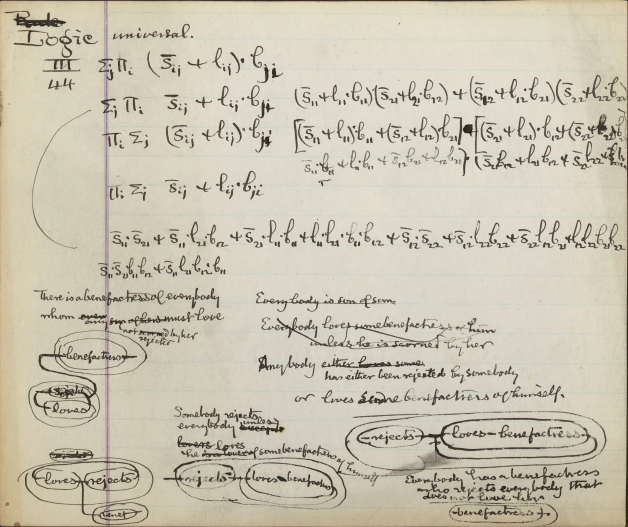
#> input picture examples/images/logic_universal_color.webp, 1256 x 1054 px (shown at 1/2 size)
$ python -i preprocess.py   (imports and definitions only)
#> lines starting #> are read from the running program, lines starting #| are printed output that depends on the picture; after the words box and inside, x2 and y2 are one past the last pixel; in counts of white or black regions, pixels touching at a corner belong together
### drawing_identifier/vision/geometry.py
"""Small geometry / raster helpers shared by the vision modules."""

from __future__ import annotations

from functools import lru_cache
from typing import Iterable, Sequence

import cv2
import numpy as np


@lru_cache(maxsize=64)
def disk(radius: int) -> np.ndarray:
    r = max(0, int(radius))
    return cv2.getStructuringElement(cv2.MORPH_ELLIPSE, (2 * r + 1, 2 * r + 1))


def odd(n: float, minimum: int = 1) -> int:
    k = max(minimum, int(round(n)))
    return k if k % 2 == 1 else k + 1


def as_contour(points: Sequence[Sequence[float]]) -> np.ndarray:
    return np.asarray(points, dtype=np.float32).reshape(-1, 1, 2)


# [21 lines left out: functions rasterize_polygon, mask_iou, polygon_area, not called in this run]


def point_in_polygon(pt: Sequence[float], contour: np.ndarray) -> bool:
    return cv2.pointPolygonTest(contour, (float(pt[0]), float(pt[1])), False) >= 0


def signed_distance(pt: Sequence[float], contour: np.ndarray) -> float:
    """>0 inside, <0 outside (pixels)."""
    return float(cv2.pointPolygonTest(contour, (float(pt[0]), float(pt[1])), True))


# [46 lines left out: functions fraction_inside, simplify, resample_polyline, polyline_length, bbox_of_mask, neighbour_count, not called in this run]

### drawing_identifier/vision/preprocess.py
"""Page extraction, orientation, illumination flattening and ink binarisation.

Designed for scans/microfilm of notebooks: bright page on a dark frame,
two-page spreads with a gutter, ruled paper, stains, pages rotated by 90 degrees.
"""

from __future__ import annotations

from dataclasses import dataclass, field

import cv2
import numpy as np
from PIL import Image, ImageOps
from skimage.morphology import skeletonize

from .geometry import disk, odd

ROTATIONS = {
    0: None,
    90: cv2.ROTATE_90_CLOCKWISE,
    180: cv2.ROTATE_180,
    270: cv2.ROTATE_90_COUNTERCLOCKWISE,
}


# [14 lines left out: function load_image, not called in this run]


def rotate(img: np.ndarray, degrees_cw: int) -> np.ndarray:
    code = ROTATIONS[int(degrees_cw) % 360]
    return img if code is None else cv2.rotate(img, code)


def ink_gray(bgr: np.ndarray) -> np.ndarray:
    """Grey image where ink is dark.

    Uses the max channel (HSV value): coloured ruled lines (light blue, red margins)
    stay bright, while black/brown ink stays dark.
    """
    if bgr.ndim == 2:
        return bgr.copy()
    return bgr[:, :, :3].max(axis=2)


def find_page(gray: np.ndarray) -> tuple[int, int, int, int] | None:
    """Bounding box (x, y, w, h) of the bright page on a dark scanner frame, or None."""
    h, w = gray.shape
    s = 600.0 / max(h, w)
    small = cv2.resize(gray, (max(1, int(w * s)), max(1, int(h * s))), interpolation=cv2.INTER_AREA)
    blur = cv2.GaussianBlur(small, (0, 0), 3)
    thr, bright = cv2.threshold(blur, 0, 255, cv2.THRESH_BINARY + cv2.THRESH_OTSU)
    bright = cv2.morphologyEx(bright, cv2.MORPH_OPEN, disk(4))
    n, lab, stats, _ = cv2.connectedComponentsWithStats(bright, 8)
    if n <= 1:
        return None
    i = 1 + int(np.argmax(stats[1:, cv2.CC_STAT_AREA]))
    x, y, bw, bh, area = stats[i]
    frac = (bw * bh) / float(small.shape[0] * small.shape[1])
    inside = blur[lab == i].mean()
    outside = blur[lab != i].mean() if (lab != i).any() else inside
    if not (0.12 < frac < 0.93) or inside - outside < 40:
        return None
    inset = 0.006 * max(bw, bh)
    x0 = (x + inset) / s
    y0 = (y + inset) / s
    x1 = (x + bw - inset) / s
    y1 = (y + bh - inset) / s
    return int(x0), int(y0), int(x1 - x0), int(y1 - y0)


def flatten_background(gray: np.ndarray) -> np.ndarray:
    """Divide by an estimate of the paper background (removes stains, shading, vignetting)."""
    h, w = gray.shape
    k = odd(max(15, min(h, w) / 45))
    bg = cv2.morphologyEx(gray, cv2.MORPH_CLOSE, disk(k // 2))
    bg = cv2.medianBlur(bg, min(k, 255))
    bg = np.maximum(bg.astype(np.float32), 1.0)
    norm = np.clip(gray.astype(np.float32) * 255.0 / bg, 0, 255)
    return norm.astype(np.uint8)


def binarize(norm: np.ndarray) -> np.ndarray:
    """Ink mask (bool) from a background-flattened grey image."""
    otsu, _ = cv2.threshold(norm, 0, 255, cv2.THRESH_BINARY + cv2.THRESH_OTSU)
    t = float(np.clip(otsu, 140, 215))
    ink = norm < t
    # hysteresis: keep faint pixels connected to clearly dark ones
    strong = norm < t * 0.8
    n, lab = cv2.connectedComponents(ink.astype(np.uint8), connectivity=8)
    keep = np.zeros(n, bool)
    keep[np.unique(lab[strong])] = True
    keep[0] = False
    return keep[lab]


def remove_specks(ink: np.ndarray, min_area: int) -> np.ndarray:
    n, lab, stats, _ = cv2.connectedComponentsWithStats(ink.astype(np.uint8), connectivity=8)
    keep = stats[:, cv2.CC_STAT_AREA] >= min_area
    keep[0] = False
    return keep[lab]


def remove_ruled_lines(ink: np.ndarray, frac: float = 0.33, max_thickness: float = 4.0, page_span: float = 0.7) -> tuple[np.ndarray, np.ndarray]:
    """Remove long, perfectly straight, thin horizontal/vertical rules (ruled paper, gutters, frames).

    A straight run counts as a rule when it spans most of the page (``page_span``), or when it
    is at least ``frac`` long *and* stands alone (its ink is not joined to other strokes, unlike
    the side of a drawn rectangle). Heavy lines (thicker than ``max_thickness``) are kept, and
    strokes crossing a removed rule are re-joined so shapes drawn over ruled paper stay closed.
    """
    h, w = ink.shape
    u8 = ink.astype(np.uint8)
    out = ink.copy()
    rules = np.zeros_like(ink)
    t = max(1, int(round(max_thickness)))
    n_ink, ink_lab, ink_st, _ = cv2.connectedComponentsWithStats(u8, connectivity=8)
    for horizontal in (True, False):
        k = (max(10, int(w * frac)), 1) if horizontal else (1, max(10, int(h * frac)))
        line = cv2.morphologyEx(u8, cv2.MORPH_OPEN, cv2.getStructuringElement(cv2.MORPH_RECT, k)) > 0
        if not line.any():
            continue
        # thickness test: a thin rule disappears when opened across its width
        across = (1, t + 1) if horizontal else (t + 1, 1)
        thick = cv2.morphologyEx(u8, cv2.MORPH_OPEN, cv2.getStructuringElement(cv2.MORPH_RECT, across)) > 0
        line &= ~thick
        # keep only runs that look like page furniture
        n, lab, st, _ = cv2.connectedComponentsWithStats(line.astype(np.uint8), connectivity=8)
        keep = np.zeros(n, bool)
        for i in range(1, n):
            x, y, bw, bh, _ = st[i]
            length = bw if horizontal else bh
            span = length / float(w if horizontal else h)
            if span >= page_span:
                keep[i] = True
                continue
            ids = np.unique(ink_lab[lab == i])
            ids = ids[ids > 0]
            perp = max((ink_st[j, cv2.CC_STAT_HEIGHT] if horizontal else ink_st[j, cv2.CC_STAT_WIDTH]) for j in ids) if len(ids) else 0
            keep[i] = perp <= 3 * t + 2  # nothing else hangs off it
        keep[0] = False
        line = keep[lab]
        if not line.any():
            continue
        line = cv2.dilate(line.astype(np.uint8), np.ones((3, 3), np.uint8)) > 0
        line &= ink
        removed = out & ~line
        bridge = (1, 2 * t + 5) if horizontal else (2 * t + 5, 1)
        rejoin = cv2.morphologyEx(removed.astype(np.uint8), cv2.MORPH_CLOSE, cv2.getStructuringElement(cv2.MORPH_RECT, bridge)) > 0
        out = removed | (rejoin & line)
        rules |= line & ~out
    return out, rules


def stroke_width(ink: np.ndarray) -> tuple[float, float]:
    """(median stroke width, 90th percentile stroke width) in pixels."""
    if ink.sum() < 20 or ink.mean() > 0.5:
        return 2.0, 3.0
    dist = cv2.distanceTransform(ink.astype(np.uint8), cv2.DIST_L2, 5)
    skel = skeletonize(ink)
    vals = dist[skel]
    if len(vals) == 0:
        return 2.0, 3.0
    cap = max(4.0, 0.02 * max(ink.shape))
    med = float(np.clip(2.0 * float(np.median(vals)) - 1.0, 1.5, cap))
    p90 = float(np.clip(2.0 * float(np.percentile(vals, 90)) - 1.0, med, cap))
    if not (np.isfinite(med) and np.isfinite(p90)):
        return 2.0, 3.0
    return med, p90


def _small_components(ink: np.ndarray, max_dim: int) -> np.ndarray:
    n, lab, stats, _ = cv2.connectedComponentsWithStats(ink.astype(np.uint8), connectivity=8)
    keep = (stats[:, cv2.CC_STAT_WIDTH] < max_dim) & (stats[:, cv2.CC_STAT_HEIGHT] < max_dim)
    keep[0] = False
    return keep[lab]


def text_direction_ratio(ink: np.ndarray, sw: float) -> float:
    """Ink mass of vertically elongated word blobs / horizontally elongated ones.

    Words written left-to-right form wide blobs once letters are merged, so a
    ratio well above 1 means the page is lying on its side.
    """
    text = _small_components(ink, max_dim=int(max(25, 18 * sw)))
    r = max(2, int(round(2.5 * sw)))
    blobs = cv2.dilate(text.astype(np.uint8), disk(r))
    n, _, st, _ = cv2.connectedComponentsWithStats(blobs, connectivity=8)
    if n <= 1:
        return 1.0
    w = st[1:, cv2.CC_STAT_WIDTH].astype(float)
    h = st[1:, cv2.CC_STAT_HEIGHT].astype(float)
    a = st[1:, cv2.CC_STAT_AREA].astype(float)
    hor = (a * (w > 2 * h)).sum()
    ver = (a * (h > 2 * w)).sum()
    return float((ver + 1.0) / (hor + 1.0))


def estimate_rotation(ink: np.ndarray, sw: float) -> tuple[int, float]:
    """Classical orientation guess: (clockwise rotation to apply, confidence 0..1).

    Only distinguishes horizontal from vertical writing; telling 90 from 270 (or
    0 from 180) needs reading the text, which the preprocessing agent asks the VLM
    for. Without a VLM a vertical page is turned 90 degrees clockwise, the usual
    microfilm convention (both rotated examples in examples/images need it).
    """
    ratio = text_direction_ratio(ink, sw)
    if ratio > 2.0:
        return 90, float(min(1.0, np.log(ratio) / np.log(20)))
    return 0, float(min(1.0, np.log(1.0 / max(ratio, 1e-6)) / np.log(20)))


@dataclass
class Preprocessed:
    image: np.ndarray  # BGR working image
    gray: np.ndarray  # background-flattened grey (ink dark)
    ink: np.ndarray  # bool ink mask, rules removed
    stroke_width: float
    heavy_width: float
    rotation: int
    crop: tuple[int, int, int, int] | None
    scale: float
    original_size: tuple[int, int]
    rules: np.ndarray | None = None
    notes: list[str] = field(default_factory=list)

    # [4 lines left out: function size, not called in this run]


def preprocess(
    bgr: np.ndarray,
    max_side: int = 1800,
    crop_page: bool = True,
    rotation: int | None = None,
    remove_rules: bool = True,
) -> Preprocessed:
    """Full preprocessing. ``rotation=None`` means estimate it classically."""
    oh, ow = bgr.shape[:2]
    notes: list[str] = []
    gray0 = ink_gray(bgr)
    crop = find_page(gray0) if crop_page else None
    if crop is not None:
        x, y, w, h = crop
        bgr = bgr[y : y + h, x : x + w]
        notes.append(f"cropped page {crop} from {ow}x{oh} frame")
    h, w = bgr.shape[:2]
    scale = 1.0
    if max(h, w) > max_side:
        scale = max_side / float(max(h, w))
        bgr = cv2.resize(bgr, (int(round(w * scale)), int(round(h * scale))), interpolation=cv2.INTER_AREA)
    elif max(h, w) < 900:
        scale = 900 / float(max(h, w))
        bgr = cv2.resize(bgr, (int(round(w * scale)), int(round(h * scale))), interpolation=cv2.INTER_CUBIC)

    def _ink_of(img):
        g = flatten_background(ink_gray(img))
        ink = binarize(g)
        if ink.mean() > 0.5:
            # negative scan (light lines on a dark ground): invert and start again
            g = flatten_background(255 - ink_gray(img))
            ink = binarize(g)
        ink = remove_specks(ink, 6)
        rules = None
        if remove_rules:
            ink, rules = remove_ruled_lines(ink, max_thickness=max(2.0, 1.5 * stroke_width(ink)[0]))
        return g, ink, rules

    gray, ink, rules = _ink_of(bgr)
    sw, heavy = stroke_width(ink)
    if rotation is None:
        rotation, conf = estimate_rotation(ink, sw)
        if rotation:
            notes.append(f"estimated rotation {rotation} deg (confidence {conf:.2f})")
    if rotation:
        bgr = rotate(bgr, rotation)
        gray = rotate(gray, rotation)
        ink = rotate(ink.astype(np.uint8), rotation).astype(bool)
        if rules is not None:
            rules = rotate(rules.astype(np.uint8), rotation).astype(bool)
    ink = remove_specks(ink, max(6, int(0.8 * sw * sw)))
    return Preprocessed(
        image=bgr,
        gray=gray,
        ink=ink,
        stroke_width=sw,
        heavy_width=heavy,
        rotation=int(rotation or 0),
        crop=crop,
        scale=scale,
        original_size=(ow, oh),
        rules=rules,
        notes=notes,
    )

>>> import cv2
>>> picture = cv2.imread('../../examples/images/logic_universal_color.webp')
#> picture is the input picture: shape (1054, 1256, 3); mean B, G, R 178.3, 195.9, 202.2
>>> result = preprocess(picture)
#> in find_page, `thr, bright = cv2.threshold(blur, 0, 255, cv2.THRESH_BINARY + cv2.THRE..`:
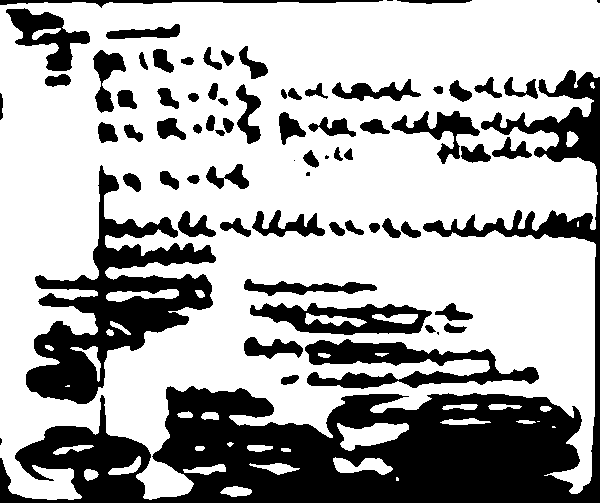
#> bright: shape (503, 600); 67.8% white; 72 black regions (7 under 20 px), largest, box (x1, y1, x2, y2) and area: (0, 70, 600, 503) 52753, (26, 165, 216, 404) 14849, (305, 339, 539, 389) 5251
#> in find_page, `thr, bright = cv2.threshold(blur, 0, 255, cv2.THRESH_BINARY + cv2.THRE..`: thr = 196
#> in find_page, `n, lab, stats, _ = cv2.connectedComponentsWithStats(bright, 8)`:
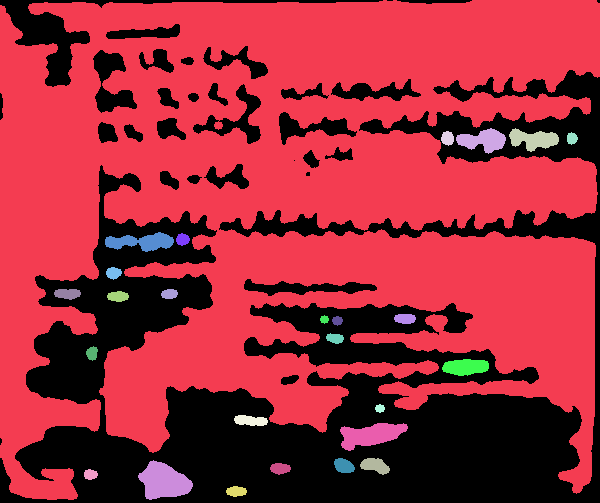
#> lab: shape (503, 600) int32; 27 distinct labels, from 0 to 26; one colour per label, 0 black
#> in find_page, `n, lab, stats, _ = cv2.connectedComponentsWithStats(bright, 8)`: n = 27; stats = 27 rows, first 6: [0, 0, 600, 503, 104918], [0, 0, 600, 500, 188340], [456, 128, 50, 26, 757], [509, 128, 50, 24, 711], [441, 131, 13, 15, 148], [567, 132, 11, 13, 105]
#> in find_page, `i = 1 + int(np.argmax(stats[1:, cv2.CC_STAT_AREA]))`: i = 1
#> in find_page, `x, y, bw, bh, area = stats[i]`: x = 0; bw = 600; bh = 500; area = 188340
#> in find_page, `frac = (bw * bh) / float(small.shape[0] * small.shape[1])`: frac = 0.994
#> in find_page, `inside = blur[lab == i].mean()`: inside = 213.9
#> in find_page, `outside = blur[lab != i].mean() if (lab != i).any() else inside`: outside = 183.3
#> in flatten_background, `h, w = gray.shape`: h = 1054; w = 1256
#> in flatten_background, `k = odd(max(15, min(h, w) / 45))`: k = 23
#> in flatten_background, `norm = np.clip(gray.astype(np.float32) * 255.0 / bg, 0, 255)`:
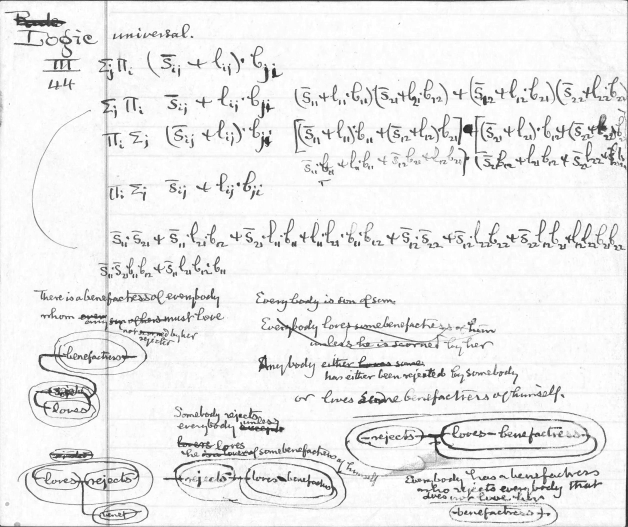
#> norm: shape (1054, 1256) float32 (shown at 1/2 size); min 35.79, max 255, mean 236.9
#> in binarize, `otsu, _ = cv2.threshold(norm, 0, 255, cv2.THRESH_BINARY + cv2.THRESH_O..`: otsu = 178
#> in binarize, `n, lab = cv2.connectedComponents(ink.astype(np.uint8), connectivity=8)`: n = 1072
#> in remove_specks, `n, lab, stats, _ = cv2.connectedComponentsWithStats(ink.astype(np.uint..`: n = 750; stats = 750 rows, first 6: [0, 0, 1255, 1054, 1217048], [0, 0, 1054, 12, 2400], [1246, 0, 10, 1054, 2486], [211, 13, 2, 31, 33], [10, 22, 123, 34, 1491], [797, 46, 3, 3, 4]
#> in stroke_width, `med = float(np.clip(2.0 * float(np.median(vals)) - 1.0, 1.5, cap))`: med = 1.8
#> in stroke_width, `p90 = float(np.clip(2.0 * float(np.percentile(vals, 90)) - 1.0, med, c..`: p90 = 3.39
#> in remove_ruled_lines, `h, w = ink.shape`: h = 1054; w = 1256
#> in remove_ruled_lines, `n_ink, ink_lab, ink_st, _ = cv2.connectedComponentsWithStats(u8, conne..`:
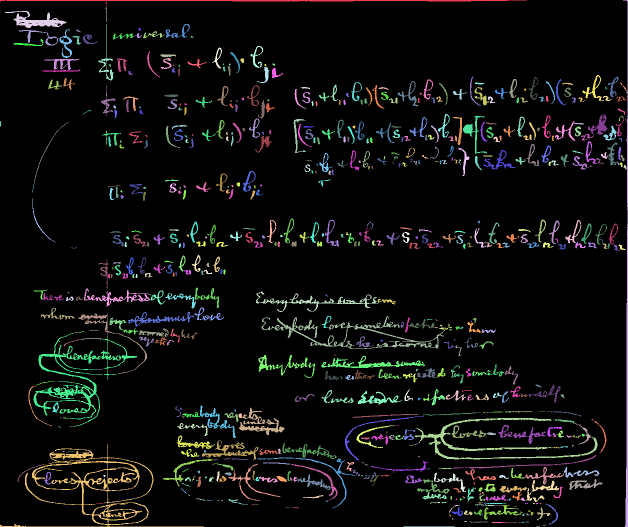
#> ink_lab: shape (1054, 1256) int32 (shown at 1/2 size); 683 distinct labels, from 0 to 682; one colour per label, 0 black
#> in remove_ruled_lines, `n_ink, ink_lab, ink_st, _ = cv2.connectedComponentsWithStats(u8, conne..`: n_ink = 683; ink_st = 683 rows, first 6: [0, 0, 1255, 1054, 1217289], [0, 0, 1054, 12, 2400], [1246, 0, 10, 1054, 2486], [211, 13, 2, 31, 33], [10, 22, 123, 34, 1491], [196, 48, 31, 113, 458]
#> the loop in remove_ruled_lines, `for horizontal in (True, False):` made 2 passes
#> (k, n) on passes 1 to 2: ((414, 1), 8), ((1, 347), 6)
#> pass 1, in remove_ruled_lines, `line &= ~thick`:
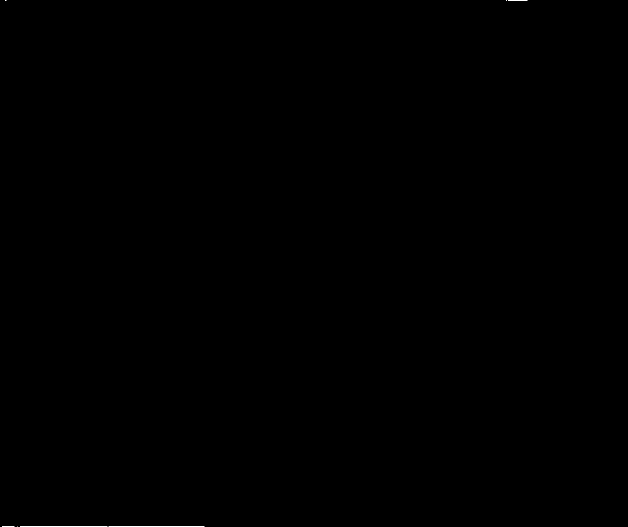
#> line: shape (1054, 1256) bool (shown at 1/2 size); 0.03% white in thin lines or dots, all inside (x1, y1, x2, y2) = (4, 0, 1055, 1054)
#> in preprocess, `sw, heavy = stroke_width(ink)`: sw = 1.8; heavy = 3.39
#> in _small_components, `n, lab, stats, _ = cv2.connectedComponentsWithStats(ink.astype(np.uint..`:
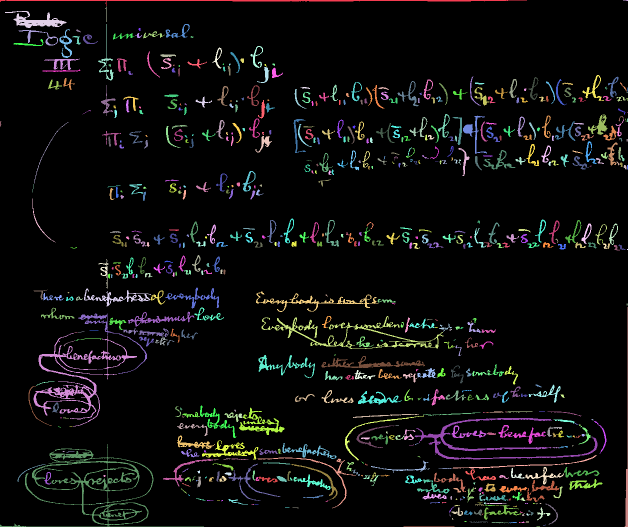
#> lab: shape (1054, 1256) int32 (shown at 1/2 size); 693 distinct labels, from 0 to 692; one colour per label, 0 black
#> in _small_components, `n, lab, stats, _ = cv2.connectedComponentsWithStats(ink.astype(np.uint..`: n = 693; stats = 693 rows, first 6: [0, 0, 1256, 1054, 1218826], [0, 0, 1054, 12, 2400], [1246, 0, 10, 2, 13], [211, 13, 2, 31, 33], [10, 22, 123, 34, 1491], [196, 48, 31, 113, 458]
#> in text_direction_ratio, `r = max(2, int(round(2.5 * sw)))`: r = 4
#> in text_direction_ratio, `blobs = cv2.dilate(text.astype(np.uint8), disk(r))`:
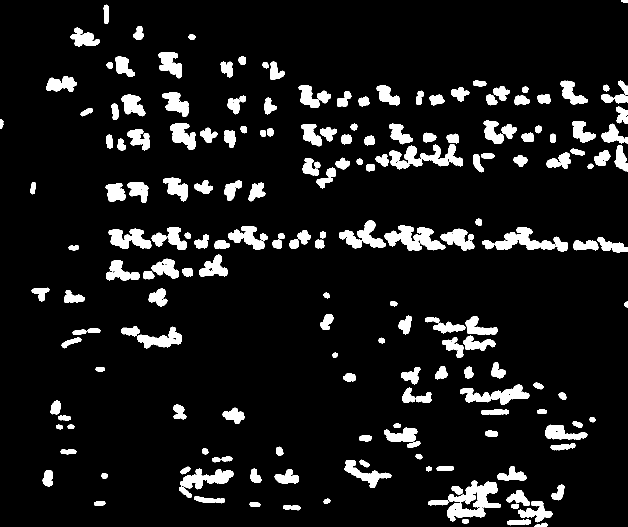
#> blobs: shape (1054, 1256) (shown at 1/2 size); values 0 (black) and 1 (white), 9.1% white; 205 white regions, largest, box (x1, y1, x2, y2) and area: (894, 961, 1002, 1043) 4241, (769, 451, 891, 502) 3284, (989, 454, 1111, 500) 2604
#> in text_direction_ratio, `n, _, st, _ = cv2.connectedComponentsWithStats(blobs, connectivity=8)`: n = 206; st = 206 rows, first 6: [0, 0, 1256, 1054, 1203346], [1242, 0, 14, 6, 67], [207, 9, 10, 39, 331], [266, 52, 22, 28, 385], [141, 55, 59, 38, 1250], [377, 68, 14, 12, 126]
#> in text_direction_ratio, `w = st[1:, cv2.CC_STAT_WIDTH].astype(float)`: w = 205 values, max 139 at index 151, min 7 at index 40, mean 32.96
#> in text_direction_ratio, `h = st[1:, cv2.CC_STAT_HEIGHT].astype(float)`: h = 205 values, max 82 at index 189, min 6 at index 0, mean 25.37
#> in text_direction_ratio, `a = st[1:, cv2.CC_STAT_AREA].astype(float)`: a = 205 values, max 4241 at index 189, min 67 at index 0, mean 587.7
#> in text_direction_ratio, `hor = (a * (w > 2 * h)).sum()`: hor = 26156
#> in text_direction_ratio, `ver = (a * (h > 2 * w)).sum()`: ver = 1016
#> in estimate_rotation, `ratio = text_direction_ratio(ink, sw)`: ratio = 0.0389
#> in preprocess, `rotation, conf = estimate_rotation(ink, sw)`: rotation = 0; conf = 1
#> in remove_specks (call 2), `n, lab, stats, _ = cv2.connectedComponentsWithStats(ink.astype(np.uint..`: n = 693
